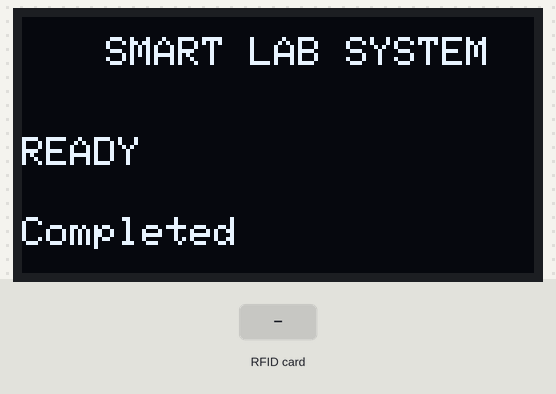
A sketch run on a simulated ESP32. Parts: 128×64 one-colour display. The test bench sets the inputs (shaded band). The display library's start-up logo is not drawn; what the sketch prints to the serial monitor is not drawn.

Above: at 3.3 s.
At 7.4 s:
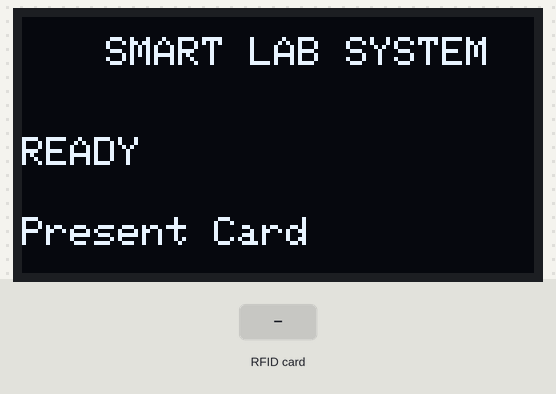
7.5 s: RFID card 5E 7A 19 C4 held to the reader
At 8.3 s:
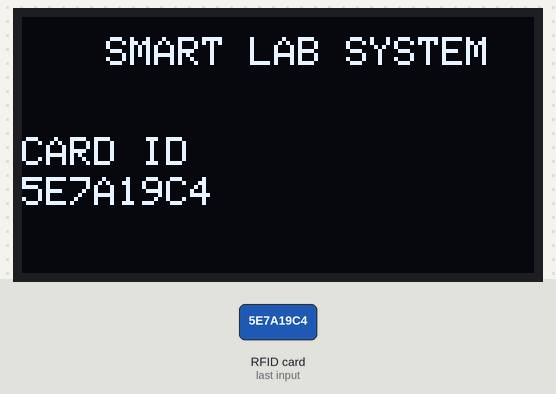
Timing chart, 0 to 10.5 s (numbered marks = the images above; inputs shaded):
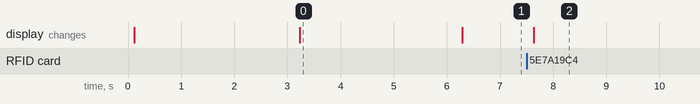

The sketch:

adafruit_oled.ino
```cpp
#include <SPI.h>
#include <MFRC522.h>
#include <Adafruit_GFX.h>
#include <Adafruit_SSD1306.h>

#define SS_PIN  5  // ESP32 pin GIOP5
#define RST_PIN 27 // ESP32 pin GIOP27
#define SCREEN_WIDTH 128  // OLED display width, in pixels
#define SCREEN_HEIGHT 64  // OLED display height, in pixels
#define OLED_RESET    -1  // Reset pin # (or -1 if sharing reset pin)

MFRC522 mfrc522(SS_PIN, RST_PIN);   // Create MFRC522 instance
MFRC522::MIFARE_Key key;
String content = "";
Adafruit_SSD1306 display(SCREEN_WIDTH, SCREEN_HEIGHT, &Wire, OLED_RESET);


void setup() {
  Serial.begin(115200);
  SPI.begin(); // init SPI bus
  if (!display.begin(SSD1306_SWITCHCAPVCC, 0x3C))
  {
    Serial.println(F("SSD1306 allocation failed"));
    for (;;); // Don't proceed, loop forever
  }

  display.display();
  delay(2);
  display.clearDisplay();
  display.fillScreen(WHITE);
  drawScreen(" SMART LAB SYSTEM", "", "   Setup", "Please wait...", "Starting up...");
  delay(3000);
  mfrc522.PCD_Init(); // init MFRC522
  for (byte i = 0; i < 6; i++) {
    key.keyByte[i] = 0xFF;
  }
  Serial.println("Tap an RFID/NFC tag on the RFID-RC522 reader");
  drawScreen(" SMART LAB SYSTEM", "", "READY", "", "Completed");
  delay(3000);
  drawScreen(" SMART LAB SYSTEM", "", "READY", "", "Present Card");
}

void loop() {
  if ( ! mfrc522.PICC_IsNewCardPresent()) {
    delay(50);
    return;
  }
  // Select one of the cards
  if ( ! mfrc522.PICC_ReadCardSerial()) {
    delay(50);
    return;
  }
  content = "";
  for (byte i = 0; i < mfrc522.uid.size; i++)
  {
    content.concat(String(mfrc522.uid.uidByte[i] < 0x10 ? "0" : ""));
    content.concat(String(mfrc522.uid.uidByte[i], HEX));
  }
  content.toUpperCase();
  Serial.println("Card read:" + content);
  drawScreen(" SMART LAB SYSTEM", "", "CARD ID", content, "");
}


void drawScreen(String a, String b, String c, String d, String e)
{
  display.display();
  delay(10);
  display.clearDisplay();
  display.setTextColor(WHITE);
  display.setTextSize(1);
  display.setCursor(15, 5);
  display.print(a);
  display.setCursor(0, 20);
  display.print(b);
  display.setCursor(0, 30);
  display.print(c);
  display.setCursor(0, 40);
  display.print(d);
  display.setCursor(0, 50);
  display.print(e);
  display.display();
}
```

Measured:
- after the input at 7.5 s, the display: changes after 0.13 s (image 2)
- what the display in image 0 shows lasts 3.1 s, from 3.2 s to 6.3 s
